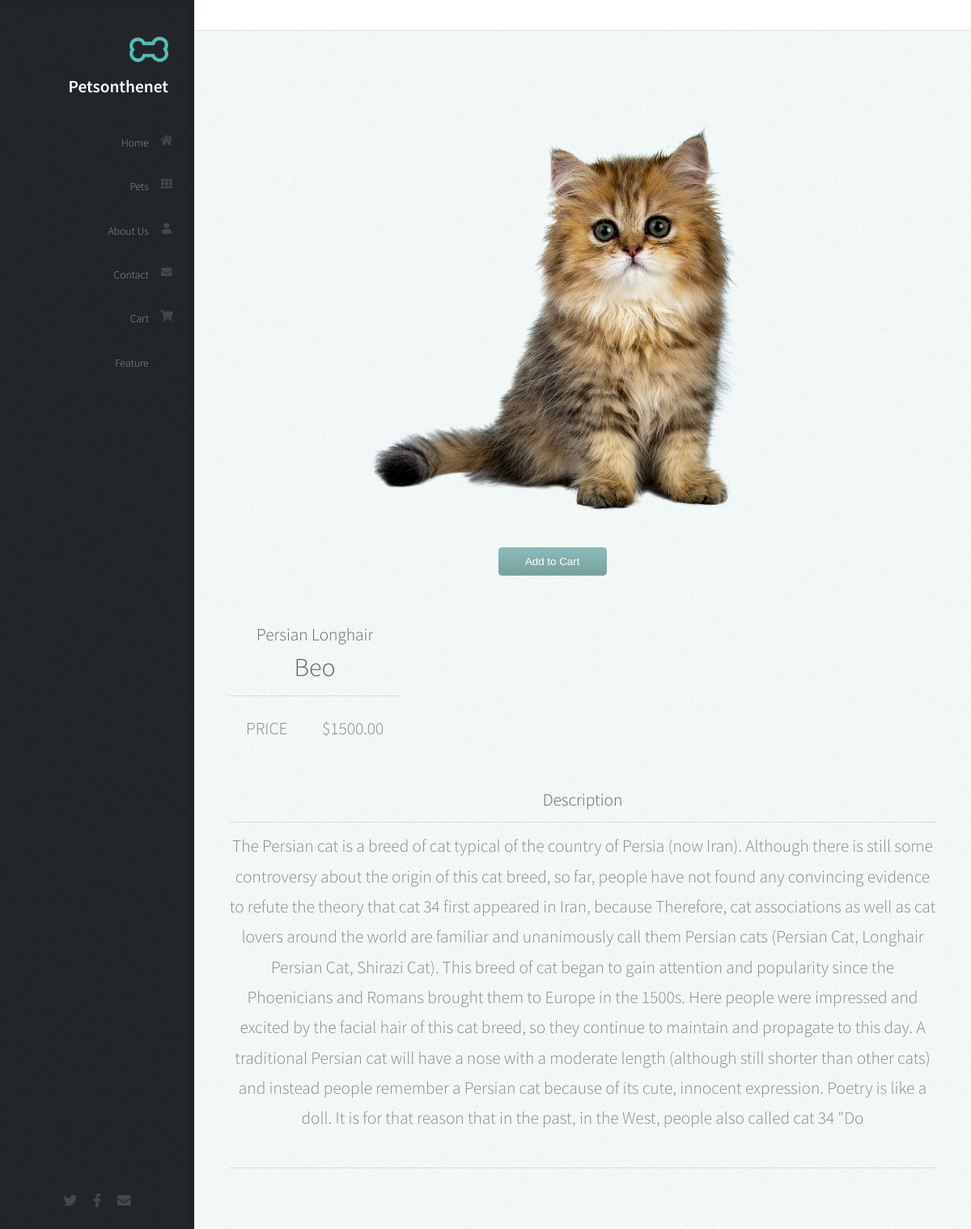
Page /product.php?pet_id=8 on the committed database.
### tables this page shows
CREATE TABLE pet_info (
  `pet_id` INT PRIMARY KEY AUTO_INCREMENT,
  `name` varchar(255) NOT NULL,
  `breed` varchar(255) NOT NULL,
  `species` varchar(50) NOT NULL,
  `color` varchar(255) NOT NULL,
  `description` varchar(1000),
  `price` double(10,2) NOT NULL,
  `image` varchar(255) NOT NULL,
  `number_sold` INT NOT NULL
);

### product.php (called while the page is built, shortened)
<?php
    include('header.php')
?>
<?php
    include('partial/_petinfo.php')
?>

### database/DBController.php (called while the page is built, shortened)
<?php
class DBController
{
    protected $host = 'sql300.epizy.com';
    protected $user = 'epiz_31711007';
    protected $password = 'CTJJ4ZQ3JagS';
    protected $database = "epiz_31711007_XXX";
    public function __construct()
    {
        $this->con = mysqli_connect($this->host, $this->user, $this->password, $this->database);
    }
}

### function.php (called while the page is built, shortened)
<?php
    require ('./database/DBController.php');
    require ('./database/Product.php');
$db = new DBController();
$product = new Product($db);
$product_shuffle = $product->getData();
$Cart = new cart($db);

### database/Product.php (called while the page is built, shortened)
<?php
class Product
{
    public $db = null;
    public function __construct(DBController $db)
    {
        $this->db = $db;
    }
    public function getData($table = 'pet_info'){
        $result = $this->db->con->query("SELECT * FROM {$table}");
        $resultArray = array();
        while ($pets = mysqli_fetch_array($result, MYSQLI_ASSOC)){
            $resultArray[] = $pets;
        }
        return $resultArray;
    }
}

### partial/_petinfo.php (the view, shortened to what this page needs)
<?php
    $pet_id = $_GET['pet_id'] ?? 1;
    foreach ($product->getData() as $item) :
        if ($item['pet_id'] == $pet_id) :
?>
<section id="pet_info" class="two">
    <div class="container">
        <div class="row">
            <div class="col-sm-6">
				<br>
                <img src="<?php echo $item['image'] ?? "./images/pet (1).jpg" ?>" alt="Responsive image" class="img-fluid">
                <div class="col-4 col-12-mobile">
                    <div class="col">
                    <br>
                    <form method="post">
                            <?php
                            if (in_array($item['pet_id'], $Cart->getCartId($product->getData('cart')) ?? [])){
                                echo '<button type="submit" disabled class="btn btn-success font-size-12">In the Cart</button>';
                            }else{
                                echo '<button type="submit" name="top_sale_submit" class="btn btn-warning font-size-12">Add to Cart</button>';
                            }
                            ?>
                        </form>
                    </div>
                </div>
            </div>
            <div class="col-sm-6 py-5">
				<br>
                <h5 class="font-baloo font-size-20"><?php echo $item['breed'] ?? "Poodle Toy Brown"; ?></h5>
                <strong><h3 class="font-baloo font-size-20"><?php echo $item['name'] ?? "Unknown"; ?></h3></strong>
                <hr class="m-0">
                <table class="my-3">
                    <tr class="font-rale font-size-14">
                        <strong><td>PRICE </td></strong>
                        <td class="font-size-20 text-danger">$<span><?php echo $item['price'] ?? 0; ?></span><small class="text-dark font-size-12"></small></td>
                    </tr>
                </table>
            </div>
        </div>
        <div class="col-12">
            <h4 class="font-rubik"><b>Description</b></h4>
            <hr>
            <p class="font-rale font-size-14"><?php echo $item['description'] ?? "Unknown"; ?></p>
            <hr>
		</div>
        </div>
    </div>
<?php
        endif;
        endforeach;
?>

### rows in the picture
pet_info: image (picture), breed "Persian Longhair", name "Beo", price "1500.00", description "The Persian cat is a breed of cat typical of the country of Persia (now Iran). Although there is still some controversy about the origin of this cat breed, so far, people have not found any convincing evidence to refute the theory that cat 34 first appeared in Iran, because Therefore, cat associations as well as cat lovers around the world are familiar and unanimously call them Persian cats (Persian Cat, Longhair Persian Cat, Shirazi Cat). This breed of cat began to gain attention and popularity since the Phoenicians and Romans brought them to Europe in the 1500s. Here people were impressed and excited by the facial hair of this cat breed, so they continue to maintain and propagate to this…"
